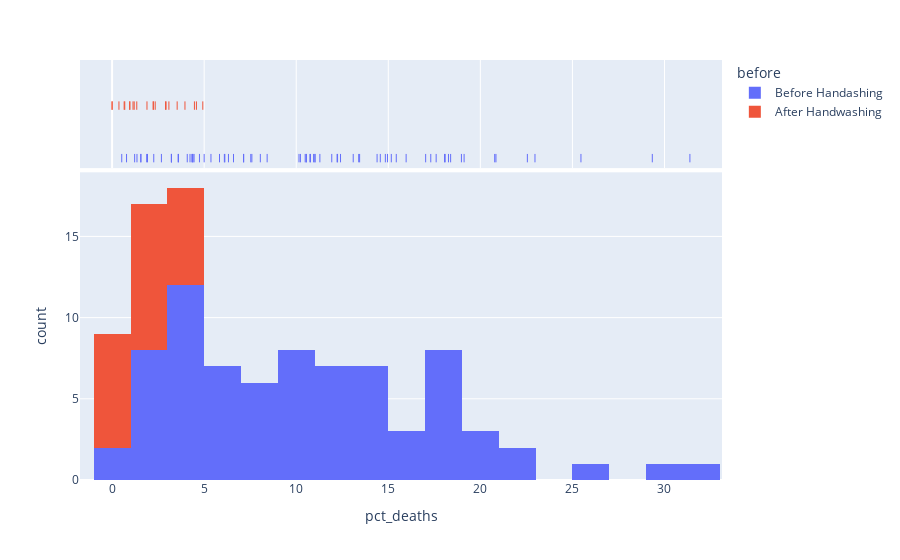

The code cell stored with this chart in its notebook:
### Code cell
import plotly.express as px
fig = px.histogram(df_monthly, x="pct_deaths", nbins=20,color= "before", marginal="rug")
fig.show()

### Figure 1 — Plotly figure (JSON) as saved in the notebook; plotly's stock layout.template omitted (floating-point values rounded to 4 significant figures)
{"data": [{"alignmentgroup": "True", "bingroup": "x", "hovertemplate": "before=Before Handashing<br>pct_deaths=%{x}<br>count=%{y}<extra></extra>", "legendgroup": "Before Handashing", "marker": {"color": "#636efa", "pattern": {"shape": ""}}, "name": "Before Handashing", "nbinsx": 20, "offsetgroup": "Before Handashing", "orientation": "v", "showlegend": true, "type": "histogram", "x": [14.57, 7.531, 4.332, 1.569, 0.7843, 5, 8.421, 1.351, 1.878, 11.02, 22.55, 20.85, 12.22, 10.23, 10.74, 3.226, 6.593, 20.78, 25.46, 18.39, 29.34, 22.97, 31.38, 19.12, 15.97, 12.41, 11.93, 6.098, 4.082, 0.5236, 1.554, 2.262, 17.6, 7.143, 8.051, 15.16, 11.28, 17.03, 17.31, 5.833, 2.679, 4.369, 6.32, 1.224, 3.226, 11.02, 10.55, 7.591, 4.745, 4.452, 4.231, 4.392, 7.143, 6.122, 3.586, 10.55, 14.84, 10.94, 10.49, 13.39, 18.09, 15.43, 18.97, 13.44, 10.15, 13.1, 18.06, 14.39, 14.96, 10.77, 5.369, 3.215, 1.923, 3.607, 18.27, 12.24], "xaxis": "x", "yaxis": "y"}, {"alignmentgroup": "True", "boxpoints": "all", "fillcolor": "rgba(255,255,255,0)", "hoveron": "points", "hovertemplate": "before=Before Handashing<br>pct_deaths=%{x}<extra></extra>", "jitter": 0, "legendgroup": "Before Handashing", "line": {"color": "rgba(255,255,255,0)"}, "marker": {"color": "#636efa", "symbol": "line-ns-open"}, "name": "Before Handashing", "offsetgroup": "Before Handashing", "showlegend": false, "type": "box", "x": [14.57, 7.531, 4.332, 1.569, 0.7843, 5, 8.421, 1.351, 1.878, 11.02, 22.55, 20.85, 12.22, 10.23, 10.74, 3.226, 6.593, 20.78, 25.46, 18.39, 29.34, 22.97, 31.38, 19.12, 15.97, 12.41, 11.93, 6.098, 4.082, 0.5236, 1.554, 2.262, 17.6, 7.143, 8.051, 15.16, 11.28, 17.03, 17.31, 5.833, 2.679, 4.369, 6.32, 1.224, 3.226, 11.02, 10.55, 7.591, 4.745, 4.452, 4.231, 4.392, 7.143, 6.122, 3.586, 10.55, 14.84, 10.94, 10.49, 13.39, 18.09, 15.43, 18.97, 13.44, 10.15, 13.1, 18.06, 14.39, 14.96, 10.77, 5.369, 3.215, 1.923, 3.607, 18.27, 12.24], "xaxis": "x2", "yaxis": "y2"}, {"alignmentgroup": "True", "bingroup": "x", "hovertemplate": "before=After Handwashing<br>pct_deaths=%{x}<br>count=%{y}<extra></extra>", "legendgroup": "After Handwashing", "marker": {"color": "#EF553B", "pattern": {"shape": ""}}, "name": "After Handwashing", "nbinsx": 20, "offsetgroup": "After Handwashing", "orientation": "v", "showlegend": true, "type": "histogram", "x": [2.239, 1.2, 1.894, 4.58, 3.957, 4.472, 2.93, 3.534, 0.6873, 0, 0.6557, 0.9585, 1.136, 0.3717, 0, 0.9615, 2.341, 2.903, 1.34, 2.233, 3.085, 4.926], "xaxis": "x", "yaxis": "y"}, {"alignmentgroup": "True", "boxpoints": "all", "fillcolor": "rgba(255,255,255,0)", "hoveron": "points", "hovertemplate": "before=After Handwashing<br>pct_deaths=%{x}<extra></extra>", "jitter": 0, "legendgroup": "After Handwashing", "line": {"color": "rgba(255,255,255,0)"}, "marker": {"color": "#EF553B", "symbol": "line-ns-open"}, "name": "After Handwashing", "offsetgroup": "After Handwashing", "showlegend": false, "type": "box", "x": [2.239, 1.2, 1.894, 4.58, 3.957, 4.472, 2.93, 3.534, 0.6873, 0, 0.6557, 0.9585, 1.136, 0.3717, 0, 0.9615, 2.341, 2.903, 1.34, 2.233, 3.085, 4.926], "xaxis": "x2", "yaxis": "y2"}], "layout": {"barmode": "relative", "legend": {"title": {"text": "before"}, "tracegroupgap": 0}, "margin": {"t": 60}, "xaxis": {"anchor": "y", "domain": [0, 1], "title": {"text": "pct_deaths"}}, "xaxis2": {"anchor": "y2", "domain": [0, 1], "matches": "x", "showgrid": true, "showticklabels": false}, "yaxis": {"anchor": "x", "domain": [0, 0.7326], "title": {"text": "count"}}, "yaxis2": {"anchor": "x2", "domain": [0.7426, 1], "matches": "y2", "showgrid": false, "showline": false, "showticklabels": false, "ticks": ""}}}
